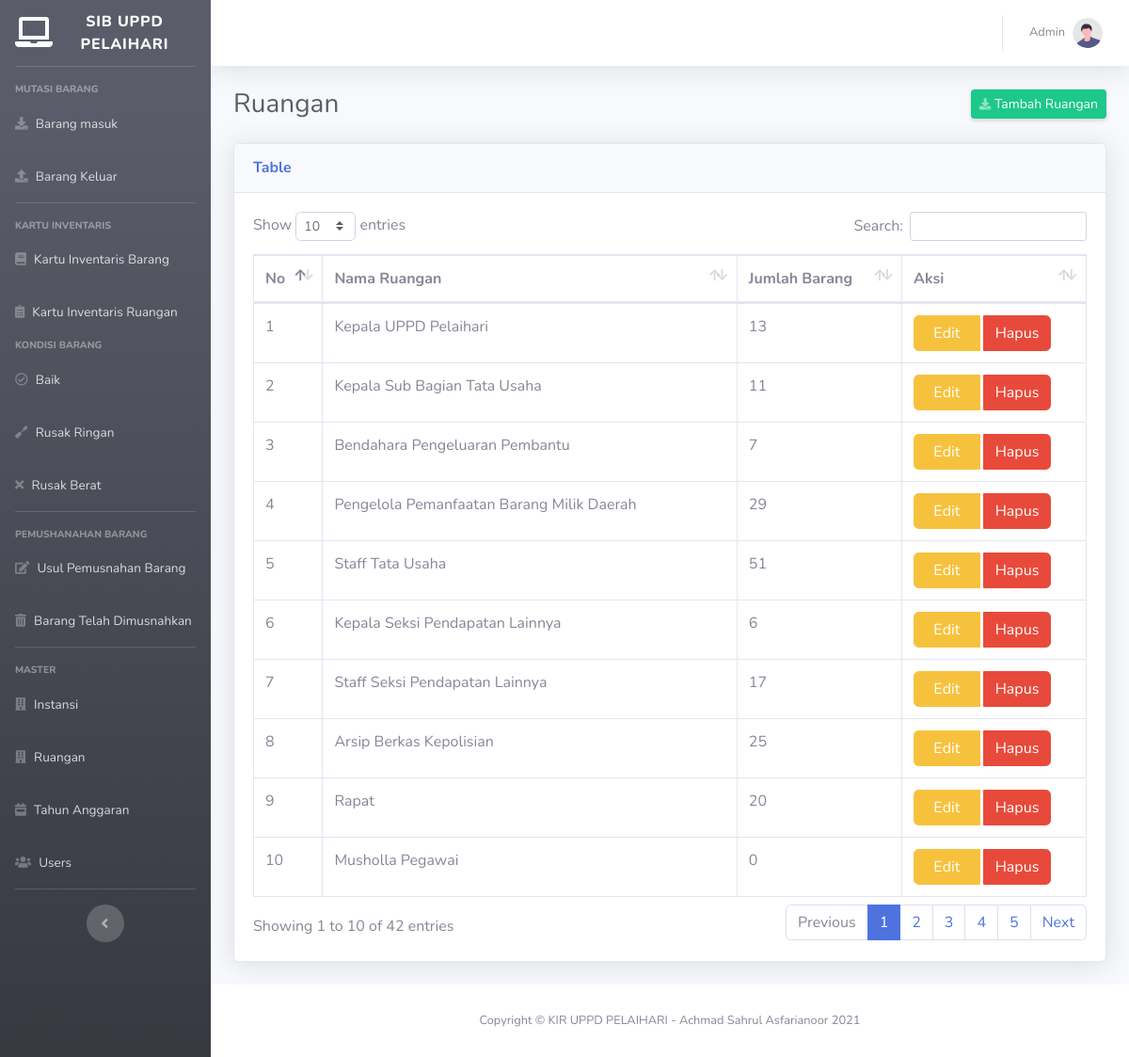
Screenshot of /index.php/ruangan with the database file from the repository.
### tables this page shows
CREATE TABLE `tb_ruangan` (
  `id_ruangan` int(5) NOT NULL,
  `nama_ruangan` varchar(50) DEFAULT NULL
);

### application/controllers/Controller.php (called while the page is built, shortened)
<?php
	class Controller extends CI_Controller
	{
		protected function template($view, $data)
		{
			$this->load->view('template/sidebar');
			$this->load->view('template/header');
			$this->load->view($view, $data);
			$this->load->view('template/footer');
		}
	}

### application/controllers/Ruangan.php (called while the page is built, shortened)
<?php
	include_once(APPPATH.'controllers/Controller.php');
	class Ruangan extends Controller
	{
		public function index()
		{
			$data['ruangan']=$this->ruangan_model->get_data();
			$this->template('ruangan/view_data', $data);
		}
	}

### index.php (called while the page is built, shortened)
<?php
require_once BASEPATH.'core/CodeIgniter.php';

### application/models/Ruangan_model.php (called while the page is built, shortened)
<?php
	class Ruangan_model extends CI_Model{
		public function get_data(){
			$query = "select *, (select count(*) from tb_inventaris where tb_inventaris.id_ruangan = tb_ruangan.id_ruangan) as jumlah from tb_ruangan";
			return $this->db->query($query)->result();
		}
	}

### application/views/ruangan/view_data.php (the view)
               <div class="container-fluid">
                   <div class="d-sm-flex align-items-center justify-content-between mb-4">
                        <h1 class="h3 mb-0 text-gray-800">Ruangan</h1>
                        <a href="<?php echo base_url('ruangan/tambah');?>" class="d-none d-sm-inline-block btn btn-sm btn-success shadow-sm"><i
                                class="fas fa-download fa-sm text-white-50"></i> Tambah Ruangan</a>
                    </div>
 <div class="card shadow mb-4">
     <div class="card-header py-3">
         <h6 class="m-0 font-weight-bold text-primary">Table</h6>
     </div>
     <div class="card-body">
         <div class="table-responsive">
             <table class="table table-bordered" id="dataTable" width="100%" cellspacing="0">
                 <thead>
                     <tr>
                         <th>No</th>
                         <th>Nama Ruangan</th>
                         <th>Jumlah Barang</th>
                         <th>Aksi</th>
                     </tr>
                 </thead>
                 <tbody>
                 <?php
					$no = 1;
					foreach($ruangan as $row){
					echo "<tr>
                        <td>$no</td>
                        <td>$row->nama_ruangan</td>
						<td>$row->jumlah</td>
                        <td><div class='btn-group'>
                        <a href=".base_url('ruangan/ubah/'.$row->id_ruangan)." class='btn btn-warning'>&nbsp; Edit &nbsp;</a> &nbsp;
                        <a href=".base_url('ruangan/hapus/'.$row->id_ruangan)."
						class='btn btn-danger' onclick='return confirm(\"Ingin menghapus data ini?\");'>Hapus</a>
                        </td>
                        </tr>";
                            $no++;
						}
						 ?>
                 </tbody>
             </table>
         </div>
     </div>
 </div>
</div>
</div>

### rows the page displays
tb_ruangan: nama_ruangan "Kepala UPPD Pelaihari", jumlah "13"
tb_ruangan: nama_ruangan "Kepala Sub Bagian Tata Usaha", jumlah "11"
tb_ruangan: nama_ruangan "Bendahara Pengeluaran Pembantu", jumlah "7"
tb_ruangan: nama_ruangan "Pengelola Pemanfaatan Barang Milik Daerah", jumlah "29"
tb_ruangan: nama_ruangan "Staff Tata Usaha", jumlah "51"
tb_ruangan: nama_ruangan "Kepala Seksi Pendapatan Lainnya", jumlah "6"
tb_ruangan: nama_ruangan "Staff Seksi Pendapatan Lainnya", jumlah "17"
tb_ruangan: nama_ruangan "Arsip Berkas Kepolisian", jumlah "25"
tb_ruangan: nama_ruangan "Rapat", jumlah "20"
tb_ruangan: nama_ruangan "Musholla Pegawai", jumlah "0"
